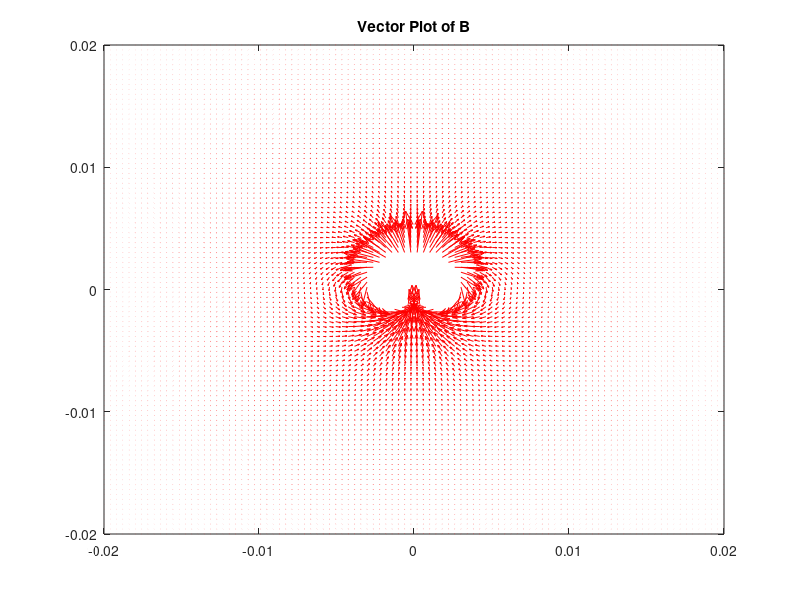
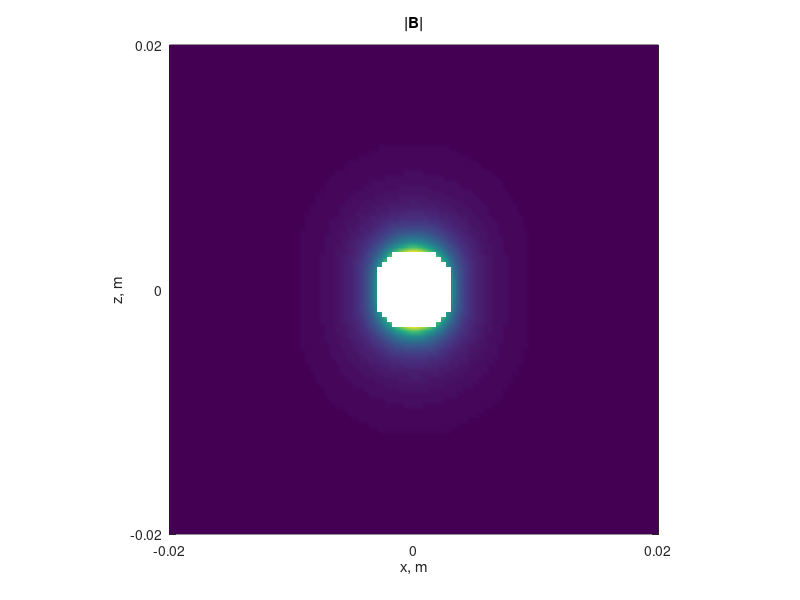
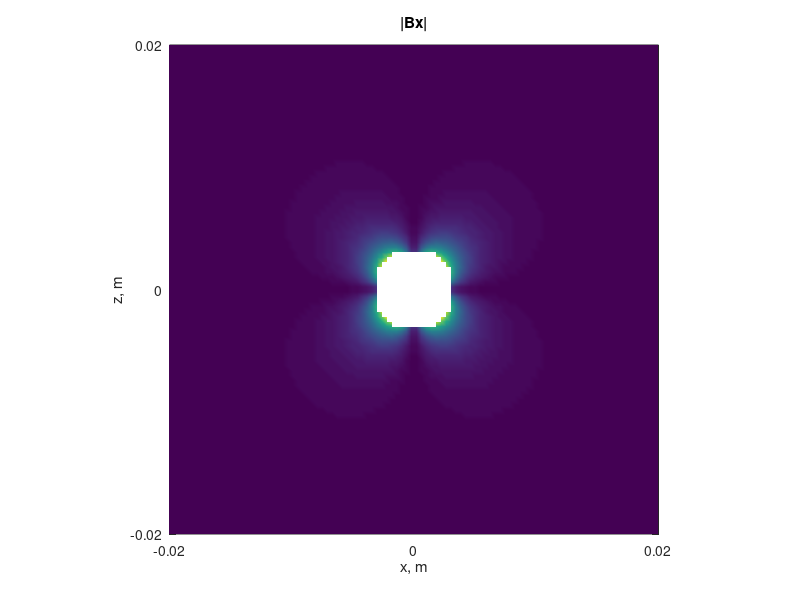
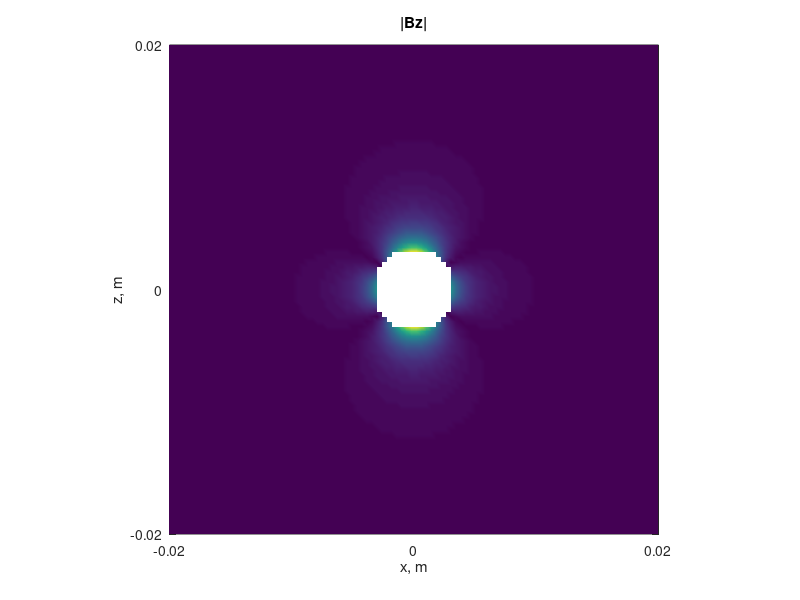

The MATLAB script that drew these images, in order: (Note: this script raises an error after producing the figures.)
clc;
clear all;
close all;
%% Modeling a simple permanent magnet
x = linspace(-0.02,0.02);
z = linspace(-0.02,0.02);
C = 350/(5.8*10^(6));
[X, Z] = meshgrid(x, z);

th = atan2(X,Z);
phi= atan2(Z,X);      
r  = sqrt(X.^2 + Z.^2);   
r(r <=0.003) = NaN; %excludes number smaller than

Br  = (C*2.*cos(th))./(r.^3); 
Bth = (C  .*sin(th) ./ r.^3); 
Bx  = cos(th).*Bth + sin(th).* Br ; 
Bz  = cos(th).*Br  - sin(th).* Bth; 

figure(1)
quiver(x , z , Bx , Bz , 6 , 'r'); 
xlim([-0.02 , 0.02])
ylim([-0.02 , 0.02])
title('Vector Plot of B')

%a) |B|
figure(2)
magB = sqrt((Bx).^2 + (Bz).^2);   
pcolor (x , z , magB)                 
axis equal
shading interp  
xlim([-0.02 , 0.02])
xticks([-0.02 , 0 , 0.02])
xlabel('x, m')
yticks([-0.02 , 0 , 0.02])
ylim([-0.02 , 0.02])
ylabel('z, m')
title('|B|')
hold on

%b) Magnitude of Bx
figure(3)
magBx = abs(Bx);      
pcolor(x , z , magBx)   
axis equal
shading interp       
xlim([-0.02 , 0.02])
xticks([-0.02, 0, 0.02])
xlabel('x, m')
ylim([-0.02 , 0.02])
yticks([-0.02 , 0 , 0.02])
ylabel('z, m')
title('|Bx|')
hold on

%c) Magnitude of Bz 
figure(4)
magBz = abs(Bz);   
pcolor(x , z , magBz)    
axis equal
shading interp     
xlim([-0.02 , 0.02])
xlabel('x, m')
xticks([-0.02 , 0 , 0.02])
ylim([-0.02,0.02])
yticks([-0.02 , 0 , 0.02])
ylabel('z, m')
title('|Bz|')
hold on

z    = 7*10^(-3);
r    = sqrt(x.^2+z^2);
th   = atan2(x, z);

Bth  = sin(th) .* (C./(r.^3))  ;
Br   = cos(th) .* (C./(r.^3))*2 ;

Brz  = Br .* cos(th);
Bthz = -1 .* Bth .*sin(th);
Bz   =  Bthz + Brz;

figure(5)
plot(x , Bz);
title('Flux density with lateral displacement')
xlabel("x, m");
xlim([-0.02 , 0.02])
ylabel("B_z, G");
ylim([-50 , 400])
grid on
%% Field Sensor Responses
% Flux Through a Moving Loop for Different Vs & Induced EMF for diff vs
 ph = zeros(1, 101);
dph = zeros(1, 100);
a = 10^(-6);
z   = 0.03;
for V = [1, 2, 5, 10]
    t = linspace(-0.04, 0.04, 101);
    for i = 1: length(t)
        x  = t(i) * V;
        th = atan2(x,z);
        r  = sqrt(x.^2 + z.^2);
        
        Br  = 2*C.*cos(th)./r.^3;
        Bth =   C.*sin(th)./r.^3; 
        
        ph(i) = 1e4*(Br.*cos(th)-(Bth).*sin(th))*a;
        
        if i ~= 1
           dph(i-1) =(ph(i) - ph(i-1))/(t(i)-t(i-1)); 
        end
    end     
    tnew = t(1:(length(t)-1));
    
    figure(6)
    plot(t, ph)
    title('Flux Through a Moving Loop for Different Vs')
    legend('V = 1  m/s','V = 2  m/s','V = 5  m/s', 'V = 10 m/s')
    xlabel('t, s')
    ylabel('\psi, T\bulletm^2')
    hold on 

    figure(7)
    plot(tnew, dph)
    title('Induced EMF(t) for Varying Velocities')
    legend('V = 1  m/s','V = 2  m/s','V = 5  m/s', 'V = 10 m/s')
    xlabel('t, s')
    ylabel('V_E_M_F(t),V')
    hold on 
end
    hold off

    figure(6)
    xlim([-0.04,0.04])
    xticks(-0.04: 0.01 :0.04)
    ylim([-0.01,0.05])
    yticks(-0.01: 0.01 :0.05)
    grid on

    figure(7)
    xlim([-0.04,0.04])
    xticks(-0.04: 0.01 :0.04)
    ylim([-30,30])
    yticks(-30: 10 :30)
    grid on
%% System-level Calculations
t    = linspace(-0.04, 0.04, 301); 
vmph = linspace(    0,   20, 300);  
x    = [];

psiA = a*10^4;
d    = 662*10^(-3);       
z    = 0.03;
vms  = vmph.*0.447;        
freq    = vms/pi/d;       
vel    = 0.2*pi*freq;      

for V = vel  
    x = [x ; t*V];
end
th = atan2(x , z);
r  = sqrt(x.^2+z.^2);

Bth =    (C./r.^3).*sin(th); 
Br  = 2.*(C./r.^3).*cos(th); 
Brx = Br.*cos(th); 
Bthz= -1*Bth.*sin(th);
Bz  = Brx + Bthz;
psi = psiA.*Bz;

d = [];
for V = 1:numel(vel) %number of elements in a matrix
    dv = [];
    for i = 1:(numel( psi(1,:))-1)
        dv = [dv, (psi(V, i+1) - psi(V, i))/(t(i+1) - t(i))]; 
    end
    d = [d, max(dv)];
end

figure
plot(vmph, d);
h = legend('v^{max}_{emf}', '2.1 V','Location','northwest');
yline(2.10, '--');

xlabel('Velocity, mph');
xticks([0, 5, 10, 15, 20])
xlim([0,20])
ylabel('v^{max}_{emf}, V');
yticks([0, 2, 4, 6, 8])
ylim([0,8])
title('Peak EMF vs. Forward Velocity')